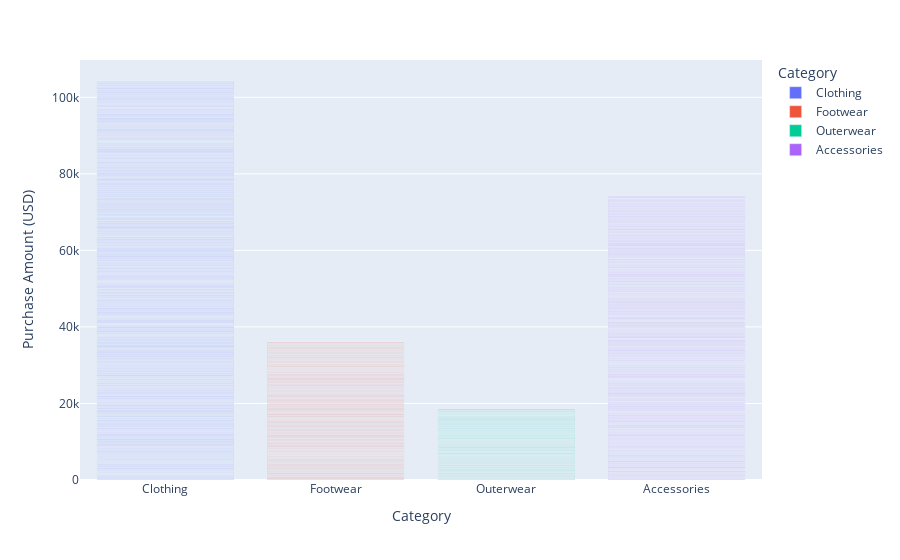

The notebook cell this image was saved under:
### Code cell
#connect graph to html
import plotly.express as px

fig = px.bar(df, x="Category", y="Purchase Amount (USD)", color="Category")
fig.show()

### Figure 1 — Plotly figure (JSON) as saved in the notebook; plotly's stock layout.template omitted (floating-point values rounded to 4 significant figures; data arrays with more than 128 entries replaced by an {"elided": "..."} marker saying what was removed)
{"data": [{"alignmentgroup": "True", "hovertemplate": "Category=%{x}<br>Purchase Amount (USD)=%{y}<extra></extra>", "legendgroup": "Clothing", "marker": {"color": "#636efa", "pattern": {"shape": ""}}, "name": "Clothing", "offsetgroup": "Clothing", "orientation": "v", "showlegend": true, "textposition": "auto", "type": "bar", "x": {"elided": "1737 str values"}, "xaxis": "x", "y": {"elided": "1737 int values"}, "yaxis": "y"}, {"alignmentgroup": "True", "hovertemplate": "Category=%{x}<br>Purchase Amount (USD)=%{y}<extra></extra>", "legendgroup": "Footwear", "marker": {"color": "#EF553B", "pattern": {"shape": ""}}, "name": "Footwear", "offsetgroup": "Footwear", "orientation": "v", "showlegend": true, "textposition": "auto", "type": "bar", "x": {"elided": "599 str values"}, "xaxis": "x", "y": {"elided": "599 int values"}, "yaxis": "y"}, {"alignmentgroup": "True", "hovertemplate": "Category=%{x}<br>Purchase Amount (USD)=%{y}<extra></extra>", "legendgroup": "Outerwear", "marker": {"color": "#00cc96", "pattern": {"shape": ""}}, "name": "Outerwear", "offsetgroup": "Outerwear", "orientation": "v", "showlegend": true, "textposition": "auto", "type": "bar", "x": {"elided": "324 str values"}, "xaxis": "x", "y": {"elided": "324 int values"}, "yaxis": "y"}, {"alignmentgroup": "True", "hovertemplate": "Category=%{x}<br>Purchase Amount (USD)=%{y}<extra></extra>", "legendgroup": "Accessories", "marker": {"color": "#ab63fa", "pattern": {"shape": ""}}, "name": "Accessories", "offsetgroup": "Accessories", "orientation": "v", "showlegend": true, "textposition": "auto", "type": "bar", "x": {"elided": "1240 str values"}, "xaxis": "x", "y": {"elided": "1240 int values"}, "yaxis": "y"}], "layout": {"barmode": "relative", "legend": {"title": {"text": "Category"}, "tracegroupgap": 0}, "margin": {"t": 60}, "xaxis": {"anchor": "y", "categoryarray": ["Clothing", "Footwear", "Outerwear", "Accessories"], "categoryorder": "array", "domain": [0, 1], "title": {"text": "Category"}}, "yaxis": {"anchor": "x", "domain": [0, 1], "title": {"text": "Purchase Amount (USD)"}}}}
